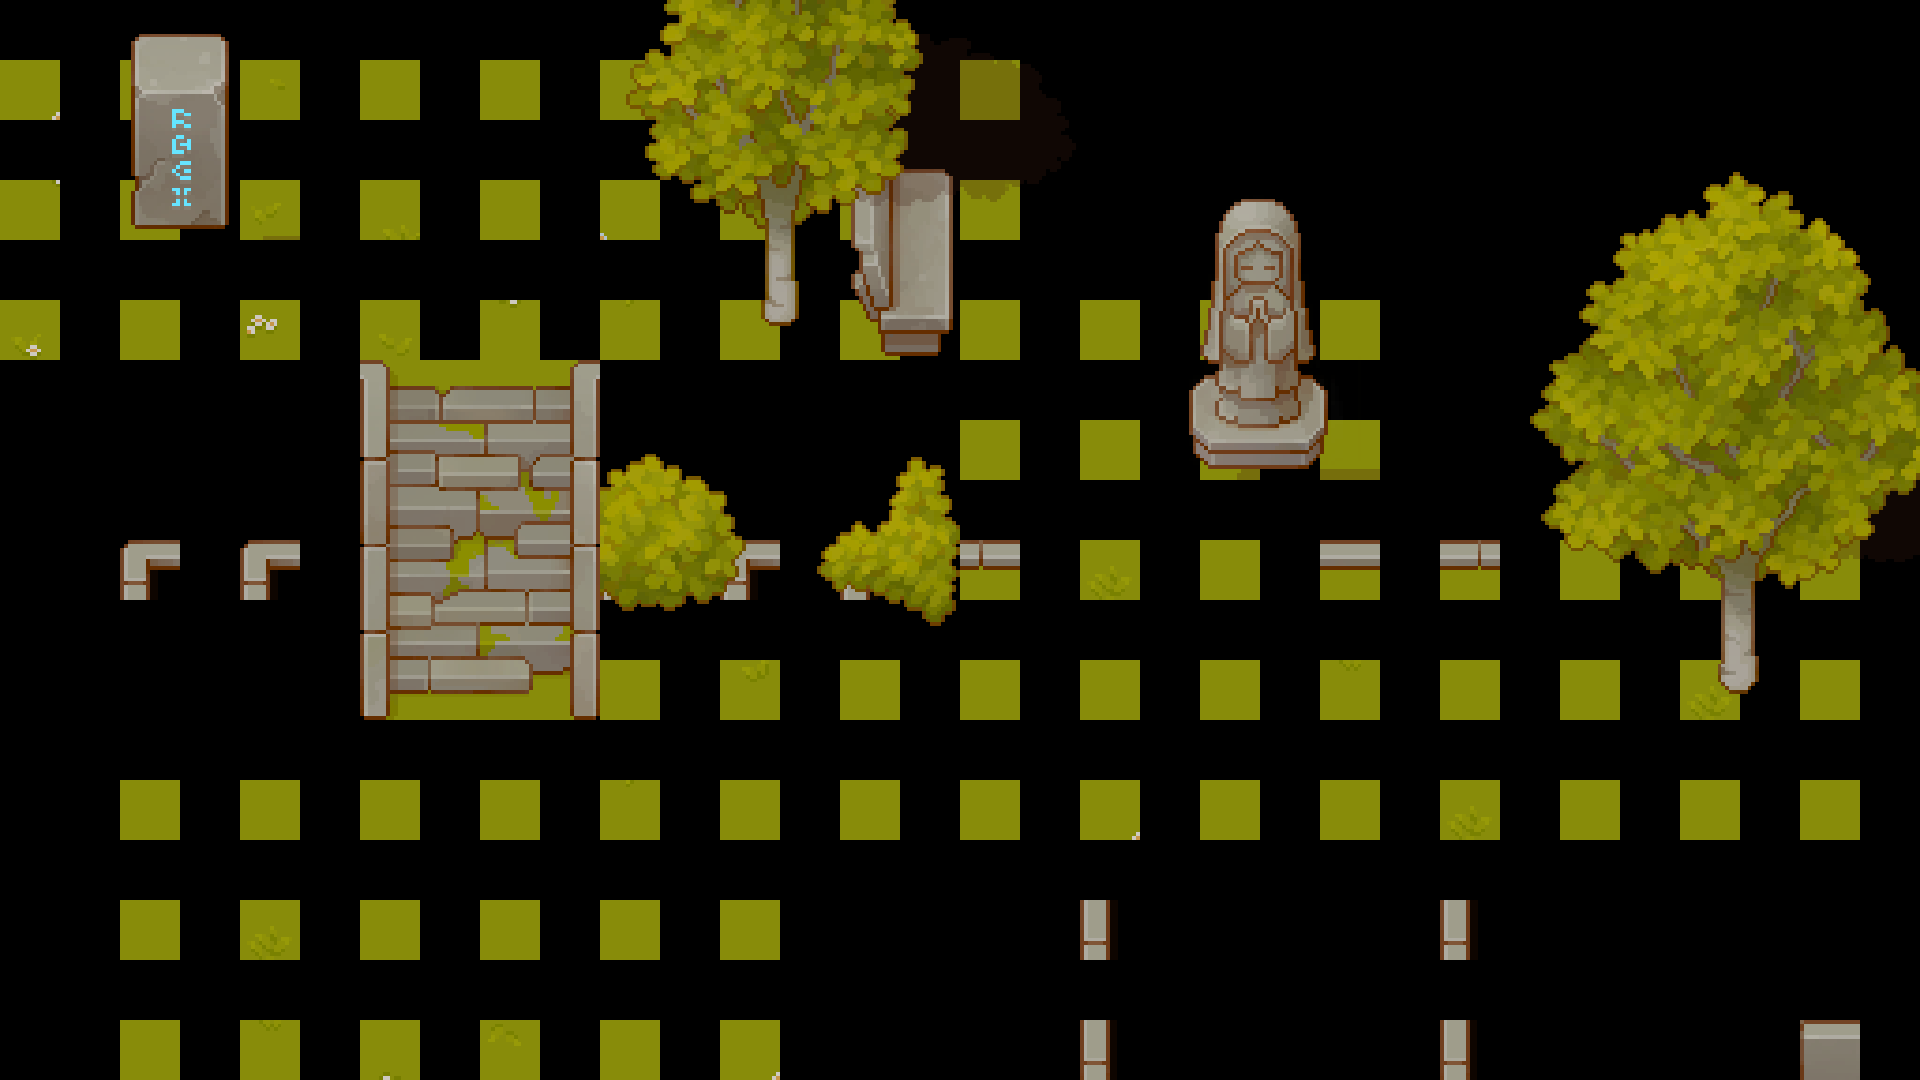

A 2D game scene composited from a Tiled map and its tileset images. What follows is a short description and the map's XML, with every tile layer's data as written:
An orthogonal 16x9 tile map with 120x120 px tiles, 9 tile layers (Calque de Tuiles 1, Calque de Tuiles 2, Shadow, Calque de Tuiles 3, ...), 7 tilesets and 22 objects.

<map version="1.10" tiledversion="1.11.2" orientation="orthogonal" renderorder="right-down" width="16" height="9" tilewidth="120" tileheight="120" infinite="0" nextlayerid="14" nextobjectid="48">
 <tileset firstgid="1" source="TX Tileset Grass 960.tsx" />
 <tileset firstgid="65" source="TX Tileset Wall 1920.tsx" />
 <tileset firstgid="321" source="TX Struct 1920.tsx" />
 <tileset firstgid="577" source="TX Props 1920.tsx" />
 <tileset firstgid="833" source="TX Plant 1920.tsx" />
 <tileset firstgid="1089" source="TX Shadow Plant 1920.tsx" />
 <tileset firstgid="1345" source="TX Shadow 1920.tsx" />
 <layer id="2" name="Calque de Tuiles 1" width="16" height="9">
  <data encoding="csv">
9,1,6,1,1,15,1,1,1,0,0,0,0,0,0,0,
25,1,1,1,1,1,1,1,1,0,0,0,0,0,0,0,
13,1,30,1,18,19,1,1,1,1,21,1,0,0,0,0,
0,0,0,0,0,0,0,0,1,1,1,18,0,0,0,0,
0,0,0,0,0,0,0,0,1,11,1,1,31,1,1,1,
0,0,0,0,0,1,31,1,1,1,1,21,1,1,11,1,
0,18,1,1,1,27,18,1,1,9,1,29,11,1,1,18,
0,1,11,1,53,1,1,86,162,163,164,167,163,164,165,126,
0,1,21,3221225532,3221225531,1,9,102,178,179,180,183,179,180,181,142
</data>
 </layer>
 <layer id="1" name="Calque de Tuiles 2" width="16" height="9">
  <data encoding="csv">
82,83,83,83,83,83,83,83,84,0,0,0,0,0,0,0,
98,0,0,0,0,0,0,0,100,0,0,0,0,0,0,0,
98,0,0,0,0,0,0,0,100,93,95,110,0,0,0,0,
114,115,115,402,403,115,115,115,116,0,0,107,0,0,0,0,
130,131,131,418,419,131,131,131,132,0,0,133,135,94,93,110,
0,0,0,434,435,0,0,0,0,0,0,0,0,0,0,107,
0,109,93,137,0,0,0,0,0,0,0,0,0,0,0,100,
0,106,0,0,0,0,85,0,0,0,0,0,0,0,0,0,
0,122,0,0,0,0,101,0,0,0,0,0,0,0,0,0
</data>
 </layer>
 <layer id="6" name="Shadow" width="16" height="9" opacity="0.25">
  <data encoding="csv">
0,1352,1353,0,0,0,0,0,0,0,0,0,0,0,0,0,
0,1368,1369,0,0,0,0,0,0,0,0,0,0,0,0,0,
0,0,0,0,0,0,0,0,0,0,1375,1376,0,0,0,0,
0,0,0,0,0,0,0,0,0,1390,1391,1392,0,0,0,0,
0,0,0,0,0,0,0,0,0,0,0,0,0,0,0,0,
0,0,0,0,0,0,0,0,0,0,0,0,0,0,0,0,
0,0,0,0,0,0,0,0,0,0,0,0,0,0,0,0,
0,0,0,0,0,0,0,0,0,0,0,0,0,0,0,0,
0,0,0,0,0,0,0,0,0,0,0,0,0,0,0,0
</data>
 </layer>
 <layer id="3" name="Calque de Tuiles 3" width="16" height="9">
  <data encoding="csv">
0,0,0,0,0,0,0,0,0,0,0,0,0,0,0,0,
0,0,61,33,34,42,0,637,0,590,0,592,0,0,0,0,
0,0,0,59,60,0,907,653,0,606,0,608,0,0,0,0,
0,0,0,0,0,920,921,922,0,622,623,624,0,0,0,0,
0,0,0,0,0,936,937,938,0,0,0,0,0,0,0,0,
0,0,0,0,0,952,953,954,0,0,0,0,0,0,0,0,
0,0,0,0,0,0,0,0,0,0,0,0,0,0,0,0,
0,0,0,0,0,0,0,0,0,0,0,0,0,0,0,0,
0,0,0,0,0,0,0,0,0,0,0,0,0,0,0,0
</data>
 </layer>
 <layer id="5" name="Shadow" width="16" height="9" opacity="0.25">
  <data encoding="csv">
0,0,0,0,0,0,1142,1143,1144,0,0,0,0,0,0,0,
0,0,1369,0,0,0,1158,1159,1160,0,0,0,0,0,0,0,
0,0,0,0,0,0,0,0,0,0,0,0,0,0,0,0,
0,0,0,0,0,0,0,0,0,0,0,0,0,0,0,0,
0,0,0,0,0,0,0,0,0,0,0,0,0,0,1154,1155,
0,0,0,0,0,0,0,0,0,0,0,0,0,0,0,0,
0,0,0,0,0,0,0,0,0,0,0,0,0,0,0,0,
0,0,0,0,0,0,0,0,0,0,0,0,0,0,0,0,
0,0,0,0,0,0,0,0,0,0,0,0,0,0,0,0
</data>
 </layer>
 <layer id="4" name="Calque de Tuiles 4" width="16" height="9">
  <data encoding="csv">
0,0,0,0,0,0,0,0,0,0,0,0,0,0,0,0,
0,600,0,0,0,0,0,0,0,0,0,0,0,0,0,0,
0,0,0,0,0,0,0,0,0,0,0,0,0,0,0,0,
0,0,0,0,0,0,0,0,0,0,0,0,0,0,0,0,
0,0,0,0,0,0,0,0,0,0,0,0,0,0,0,0,
0,0,0,0,0,0,0,0,0,0,0,0,0,0,899,0,
0,0,0,0,0,0,0,0,0,0,0,0,0,0,0,0,
0,0,0,0,0,0,0,0,0,0,0,0,0,0,0,0,
0,0,0,0,0,0,0,0,0,0,0,0,0,0,0,0
</data>
 </layer>
 <layer id="8" name="Calque de Tuiles 7" width="16" height="9">
  <data encoding="csv">
0,0,0,0,0,0,0,0,0,0,0,0,0,0,0,0,
0,601,0,0,0,0,0,0,0,0,0,0,833,0,0,0,
0,0,0,0,0,0,0,0,0,0,0,0,849,0,0,0,
0,0,0,0,0,0,0,0,0,0,0,0,0,0,0,0,
0,0,0,0,0,0,0,0,0,0,0,0,881,0,0,0,
0,0,0,0,0,0,0,0,0,0,0,0,0,0,0,0,
0,0,0,0,0,0,0,0,0,0,0,0,0,0,0,0,
0,0,0,0,0,0,0,0,0,0,0,0,0,0,0,0,
0,0,0,0,0,0,0,0,0,0,0,0,0,0,0,0
</data>
 </layer>
 <layer id="11" name="Calque de Tuiles 8" width="16" height="9">
  <data encoding="csv">
0,584,0,0,0,874,875,876,0,0,0,0,0,0,0,0,
0,0,0,0,0,890,891,892,0,0,591,0,833,834,835,836,
0,0,0,0,0,0,0,0,0,0,607,0,849,850,851,852,
0,0,0,0,0,0,0,0,0,0,0,0,865,866,867,868,
0,0,0,0,0,0,0,0,0,0,0,0,881,882,883,884,
0,0,0,0,0,0,0,0,0,0,0,0,0,0,0,0,
0,0,0,0,0,0,0,0,0,0,0,0,0,0,0,0,
0,0,0,0,0,0,0,0,0,0,0,0,0,0,0,0,
0,0,0,0,0,0,0,0,0,0,0,0,0,0,0,0
</data>
 </layer>
 <layer id="12" name="Calque de Tuiles 9" width="16" height="9">
  <data encoding="csv">
0,585,0,0,0,0,0,0,0,0,0,0,0,0,0,0,
0,0,0,0,0,0,0,0,0,0,0,0,0,0,0,0,
0,0,0,0,0,0,0,0,0,0,0,0,0,0,0,0,
0,0,0,0,0,0,0,0,0,0,0,0,0,0,0,0,
0,0,0,0,0,0,0,0,0,0,0,0,0,0,0,0,
0,0,0,0,0,0,0,0,0,0,0,0,0,0,0,0,
0,0,0,0,0,0,0,0,0,0,0,0,0,0,0,0,
0,0,0,0,0,0,0,0,0,0,0,0,0,0,0,0,
0,0,0,0,0,0,0,0,0,0,0,0,0,0,0,0
</data>
 </layer>
 <objectgroup id="9" name="Collisions">
  <object id="21" x="92.3333" y="645.333" width="28.3333" height="546" />
  <object id="22" x="92.3333" y="631.333" width="269.333" height="20" />
  <object id="23" x="362" y="381.333" width="13.3333" height="269.667" />
  <object id="24" x="3.66667" y="377" width="357" height="24.3333" />
  <object id="25" x="-0.333333" y="-67" width="3.66667" height="464" />
  <object id="26" x="0.166667" y="-70" width="1079.58" height="12.5" />
  <object id="28" x="1068.68" y="-68.8333" width="7.31818" height="492.606" />
  <object id="29" x="598.5" y="380" width="470" height="121.5" />
  <object id="30" x="598.25" y="502" width="1" height="128.5" />
  <object id="31" x="838" y="860" width="1080.67" height="218" />
  <object id="32" x="1908.67" y="465.333" width="8" height="389.333" />
  <object id="33" x="1437.33" y="139.667" width="480.667" height="274.667" />
  <object id="34" x="1078.67" y="137.667" width="360.667" height="32.3333" />
  <object id="35" x="133.75" y="116.5" width="93.25" height="64.75" />
  <object id="36" x="766.5" y="221" width="26.5" height="39.5" />
  <object id="37" x="860.25" y="173.25" width="90" height="103.5" />
  <object id="38" x="1195.33" y="388" width="125.333" height="37.6667" />
  <object id="39" x="1220" y="312.333" width="77" height="77.3333" />
  <object id="40" x="1723.75" y="596.25" width="29" height="36.25" />
  <object id="45" x="836.667" y="1076.67" width="22" height="118.667" />
  <object id="46" x="91.3333" y="1184" width="756.667" height="25.3333" />
 </objectgroup>
 <objectgroup color="#ffff00" id="10" name="Teleports">
  <object id="43" x="122.333" y="1101.67" width="716" height="12.6667">
   <properties>
    <property name="destination" value="sanctuaryEntrance" />
    <property name="orientation" value="top" />
   </properties>
  </object>
 </objectgroup>
 <objectgroup color="#00ff00" id="13" name="Items" />
</map>